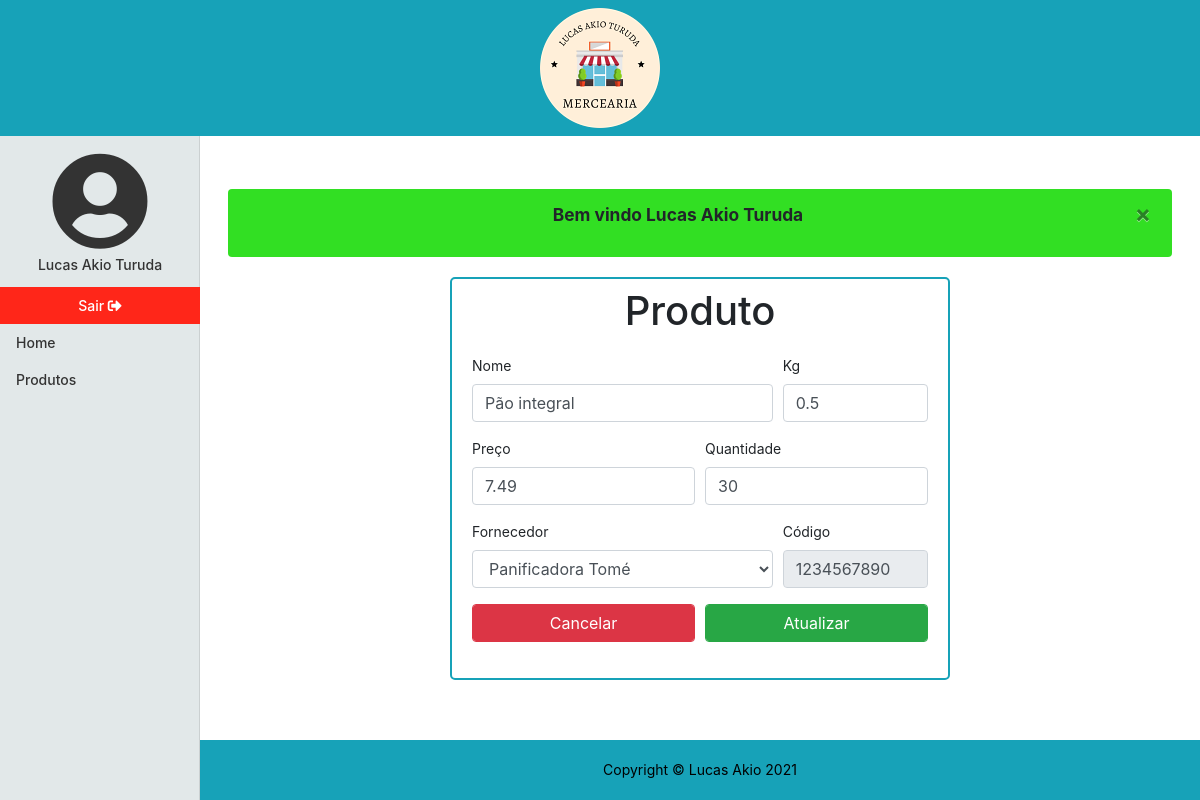
Page /produtos/editar/&id=1 (signed in) on the committed database.
### tables this page shows
CREATE TABLE `produto` (
  `id` int NOT NULL AUTO_INCREMENT,
  `nome` varchar(30) NOT NULL,
  `preco` double NOT NULL,
  `fornecedor_id` int NOT NULL,
  `codigo_id` int NOT NULL,
  `kilograma` double NOT NULL DEFAULT '0',
  `dt_registro` datetime NOT NULL,
  PRIMARY KEY (`id`,`fornecedor_id`,`codigo_id`),
  KEY `fk_produto_fornecedor_idx` (`fornecedor_id`),
  KEY `fk_produto_codigo_idx` (`codigo_id`),
  CONSTRAINT `fk_produto_codigo` FOREIGN KEY (`codigo_id`) REFERENCES `codigo` (`id`) ON DELETE RESTRICT ON UPDATE RESTRICT,
  CONSTRAINT `fk_produto_fornecedor` FOREIGN KEY (`fornecedor_id`) REFERENCES `fornecedor` (`id`)
);

CREATE TABLE `estoque` (
  `id` int NOT NULL AUTO_INCREMENT,
  `produto_id` int NOT NULL,
  `quantidade` int NOT NULL,
  PRIMARY KEY (`id`,`produto_id`),
  KEY `fk_estoque_produto_idx` (`produto_id`) /*!80000 INVISIBLE */,
  CONSTRAINT `fk_estoque_produto` FOREIGN KEY (`produto_id`) REFERENCES `produto` (`id`) ON DELETE CASCADE ON UPDATE CASCADE
);

CREATE TABLE `fornecedor` (
  `id` int NOT NULL AUTO_INCREMENT,
  `nome` varchar(50) NOT NULL,
  `cnpj` varchar(18) NOT NULL,
  `dt_registro` datetime NOT NULL,
  PRIMARY KEY (`id`),
  UNIQUE KEY `cnpj_UNIQUE` (`cnpj`)
);

CREATE TABLE `codigo` (
  `id` int NOT NULL AUTO_INCREMENT,
  `barra` varchar(43) NOT NULL DEFAULT '1234567890',
  PRIMARY KEY (`id`),
  UNIQUE KEY `barra_UNIQUE` (`barra`)
);

### core/ConfigController.php (called while the page is built, shortened)
<?php
class ConfigController
{
    private string $urlMetodo;
    public function __construct()
    {
        if(!empty(filter_input(INPUT_GET,"url",FILTER_SANITIZE_URL)))
        {
            $this->url = filter_input(INPUT_GET,"url",FILTER_SANITIZE_URL);
            $this->urlDividida = explode('/',$this->url,);
            if(isset($this->urlDividida[1]) && !empty($this->urlDividida[1]))
            {
                $this->urlMetodo = $this->urlDividida[1];
            }
            else{
                $this->urlMetodo = "index";
            }
        }
        else{
            $this->urlController = "login";
            $this->urlMetodo = "index";
        }
    }
    public function carregar()
    {
        $metodo = $this->urlMetodo;
        $pagina = new $classe();
        $pagina->$metodo();
    }
}
?>

### index.php (called while the page is built, shortened)
<?php
$url = new Core\ConfigController();
$url->carregar();
?>

### app/Model/Model.php (called while the page is built, shortened)
<?php
class Model extends Conexao
{
    private $conn;
    private $resultado;
    function __construct()
    {
        $this->conn = parent::conectar();
    }
    final protected function projetarExpecifico($query,$parametros = array(), bool $unico = true)
    {
        $this->query = $this->conn->prepare($query);
        $this->parametros($this->query,$parametros);
        $this->query->execute();
        if($unico){
            $this->resultado = $this->query->fetch(PDO::FETCH_ASSOC);
        }
        else{
            $this->resultado = $this->query->fetchAll(PDO::FETCH_ASSOC);
        }
        return $this->resultado;
    }
    private function parametros($query,$parametros = array()): void
    {
        foreach($parametros as $parametro => $valor)
        {
            $this->valoresParam($query,$parametro,$valor);
        }
    }
    private function valoresParam($query,$parametro,$valor): void
    {
        $query->bindParam(":$parametro",$valor);
    }
}
?>

### app/Model/Conexao.php (called while the page is built, shortened)
<?php
class Conexao
{
   private $bdType = "mysql";
   private $host = "localhost";
   private $user = "root";
   private $password = "root";
   private $port = 3306;
   private $bdname = "mercearia";
   protected function conectar()
   {
       try{
            $con = new PDO($this->bdType.':host='.$this->host.';port='.$this->port.';dbname='.$this->bdname, $this->user, $this->password);
            $con->setAttribute(PDO::ATTR_ERRMODE, PDO::ERRMODE_EXCEPTION);
            return $con;
       }
       catch(PDOException $e)
       {
           $alerta = new \App\Model\Alerta();
           $msg= $alerta->alertaFalha("Não foi possivel realizar uma conexão com o site, tente novamente!");
           $_SESSION['msg'] = $msg;
            header("Location:". URL . "paginaInvalida/index");
            exit();
       }
   }
}

### app/Model/Produtos.php (called while the page is built, shortened)
<?php
    class Produtos extends Model
    {
        public function editar($id): array
        {
            $produto = parent::projetarExpecifico(
            "SELECT p.id, p.nome, p.preco, p.fornecedor_id, f.nome AS fornecedor, p.codigo_id, c.barra AS codigo, p.kilograma, e.quantidade AS quantidade, p.dt_registro
            FROM produto p
            INNER JOIN fornecedor f
            ON p.fornecedor_id = f.id
            INNER JOIN codigo c
            ON p.codigo_id = c.id
            INNER JOIN estoque e
            ON p.id = e.produto_id
            WHERE p.id = :id LIMIT 1",$id,false);
            if(!empty($produto)){
                return $produto;
            }
            exit();
        }
    }
?>

### app/View/produto/editar.php (the view, shortened to what this page needs)
<!DOCTYPE html>
<html lang="pt-br">
<head>
    <link rel="stylesheet" href="https://cdn.jsdelivr.net/npm/bootstrap@4.6.0/dist/css/bootstrap.min.css">
    <link href="<?php echo URL; ?>app/Assets/css/mercearia.css" rel="stylesheet">
    <link href="<?php echo URL; ?>app/Assets/fontawesome/css/all.css" rel="stylesheet">
</head>
<?php
include_once "app/View/include/header.php";
?>
<div class="container-fluid">
    <div class="row">
        <?php
        include_once "app/View/include/menulateral.php";
        ?>
        <div class="col-md-9 ml-auto col-lg-10 principal">
            <main role="main" class="m-2">
                <?php
                if (isset($_SESSION['msg'])) {
                    echo $_SESSION['msg'];
                }
                $produto = $this->dados[0];
                ?>
                <div id="form-atualizar">
                    <h1 class="text-center mt-2">Produto</h1>
                    <form action="<?php echo URL;?>produtos/atualizar" method="POST">
                        <div class="form-row">
                            <div class="form-group col-12 col-sm-8">
                                <label for="form_nome">Nome</label>
                                <input type="text" name="nome" class="form-control" id="form_nome" value="<?php echo $produto['nome'] ?>">
                            </div>
                            <div class="form-group col-4 col-sm-4">
                                <label for="form_kilograma">Kg</label>
                                <input type="number" name="kilograma" id="form_kilograma" class="form-control" value="<?php echo $produto['kilograma'] ?>" min='0.001' step="0.001">
                            </div>
                            <div class="form-group col-4 col-sm-6">
                                <label for="form_preco">Preço</label>
                                <input type="number" name="preco" id="form_preco" class="form-control" value="<?php echo $produto['preco'] ?>" min="0.10" step="0.01">
                            </div>
                            <div class="form-group col-4 col-sm-6">
                                <label for="form_quantidade">Quantidade</label>
                                <input type="number" name="quantidade" id="form_quantidade" class="form-control" value="<?php echo $produto['quantidade'] ?>" min="0" step="1">
                            </div>
                        </div>
                        <div class="form-row">
                            <div class="form-group col-12 col-sm-8">
                                <label for="form_fornecedor">Fornecedor</label>
                                <select name="fornecedor_id" class="form-control" id="form_fornecedor">
                                    <option value="<?php echo $produto['fornecedor_id']?>" id="option_padrao" selected><?php echo $produto['fornecedor']?></option>
                                </select>
                            </div>
                            <div class="form-group col-12 col-sm-4">
                                <label for="form-codigo">Código</label>
                                <input type="text" name="codigo" value="<?php echo $produto['codigo']?>" id="form-codigo" class="form-control" disabled>
                            </div>
                        </div>
                        <div class="form-row">
                            <div class="form-group col-6">
                                <a href="<?php echo URL ?>produtos/index" class="form-control btn btn-danger">Cancelar</a>
                            </div>
                            <div class="form-group col-6">
                                <input type="submit" value="Atualizar" name="btn_atualizar" class="form-control btn btn-success">
                            </div>
                        </div>
                    </form>
                </div>
            </main>
            <?php
            include_once "app/View/include/footer.php";
            ?>
            </body>
</html

### app/Assets/css/mercearia.css (style rules this page uses)
body { font-size: .875rem; }
.alertaSucesso { background-color:rgb(50, 223, 35); font-weight: bold; font-size: 13pt; }
.alertaErro, .alertaSucesso { margin: 20px; }
.principal { min-height: 83vh; padding-left: 0; padding-right: 0; padding-bottom: 60px; }
main { height: 100%; padding-top:25px; }
#form-atualizar { width:500px; margin:auto; border:2px solid #17a2b8; border-radius: 5px; }
#form-atualizar form { margin:20px; }

### rows in the picture
produto: nome "Pão integral", kilograma "0.5", preco "7.49", quantidade "30", fornecedor_id "Panificadora Tomé", codigo "1234567890"

### other values in the picture
$_SESSION['usuario_nome'] "Lucas Akio Turuda"
$pagina "Home"
$pagina "Produtos"
$_SESSION['msg'] "Bem vindo Lucas Akio Turuda ×"
